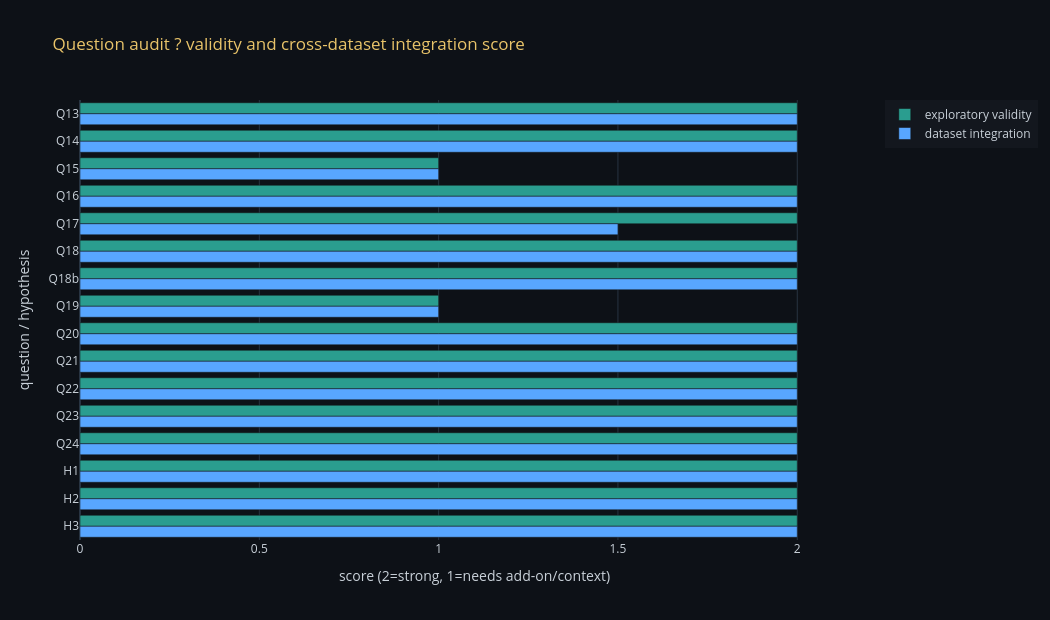

The notebook cell this image was saved under:
### Code cell
# QUESTION_VALIDITY_REVIEW ? audit every analysis question before adding extra visuals.
question_review = pd.DataFrame([
    {'section':'Q13', 'question':'Did metro expansion move toward denser population?', 'valid_exploratory':'Yes', 'multi_dataset':'Yes', 'datasets_joined':'S3 metro + Phase 1 population hexes', 'review':'Strong: tests temporal station rollout against local demand.'},
    {'section':'Q14', 'question':'Did post-2014 metro reach Phase-1 ghost terminals?', 'valid_exploratory':'Yes', 'multi_dataset':'Yes', 'datasets_joined':'S3 metro + Phase 1 underused terminals + terminal geographies', 'review':'Strong: directly tests whether new investment covers a Phase-1 gap.'},
    {'section':'Q15', 'question':'How fast did the metro network grow over time?', 'valid_exploratory':'Partial', 'multi_dataset':'Weak before add-on', 'datasets_joined':'S3 metro; add-on relates growth to persistent Phase-1 ghost-terminal burden', 'review':'Useful context, but on its own it is descriptive. Needs the added gap-context view to support the thesis.'},
    {'section':'Q16', 'question':'Did fastest-growing districts receive new-mode coverage?', 'valid_exploratory':'Yes', 'multi_dataset':'Yes', 'datasets_joined':'S6 districts + S3/S4/S5 integrated stations', 'review':'Strong: connects demographic growth to infrastructure coverage.'},
    {'section':'Q17', 'question':'Are dense hexes also underserved?', 'valid_exploratory':'Yes', 'multi_dataset':'Mostly Phase 1', 'datasets_joined':'Phase 1 population + Phase 1 underserved score', 'review':'Valid as a baseline demand screen; add-on helps convert the scatter into target tiers.'},
    {'section':'Q18', 'question':'Does informal share vary with density and motorization?', 'valid_exploratory':'Yes', 'multi_dataset':'Yes', 'datasets_joined':'Phase 1 modal share + Phase 1 population hexes + S7 vehicles', 'review':'Strong after S7 motorization context: tests whether informal transport is demand- or car-substitution driven.'},
    {'section':'Q18b', 'question':'Which new modes close Phase-1 structural gaps?', 'valid_exploratory':'Yes', 'multi_dataset':'Yes', 'datasets_joined':'S3/S4/S5 modes + four Phase-1 gap geographies', 'review':'One of the strongest thesis cells: mode-by-gap coverage matrix.'},
    {'section':'Q19', 'question':'How complete is GTFS coverage by agency?', 'valid_exploratory':'Partial', 'multi_dataset':'Weak before add-on', 'datasets_joined':'GTFS routes; add-on compares with Phase 1 informal route inventory', 'review':'Useful data-inventory question, but not enough as analysis unless tied to the formal/informal data asymmetry.'},
    {'section':'Q20', 'question':'Does BRT sit on pre-existing informal demand?', 'valid_exploratory':'Yes', 'multi_dataset':'Yes', 'datasets_joined':'S5 BRT + Phase 1 informal boarding/stop data', 'review':'Strong: distinguishes demand-responsive BRT from greenfield planning.'},
    {'section':'Q21', 'question':'Is informal travel more expensive per km than formal travel?', 'valid_exploratory':'Yes', 'multi_dataset':'Yes', 'datasets_joined':'S1 GTFS fares/shapes + Phase 1 route lengths/vehicle types', 'review':'Strong affordability angle, with method caveat for approximated informal fare.'},
    {'section':'Q22', 'question':'Which districts receive fewer metro stations than population predicts?', 'valid_exploratory':'Yes', 'multi_dataset':'Yes', 'datasets_joined':'S6 district population/centroids + S3 metro stations', 'review':'Strong: produces an interpretable priority ranking.'},
    {'section':'Q23', 'question':'Is Adly Mansour genuinely multimodal or just politically selected?', 'valid_exploratory':'Yes', 'multi_dataset':'Yes', 'datasets_joined':'Integrated formal modes + Phase 1 informal terminals', 'review':'Strong node-level synthesis; random benchmark prevents overclaiming.'},
    {'section':'Q24', 'question':'Can districts be segmented into rollout/market archetypes?', 'valid_exploratory':'Yes', 'multi_dataset':'Yes', 'datasets_joined':'S6 demographics + S3/S4/S5 coverage + Phase 1 informal stops', 'review':'Strong exploratory clustering; useful for Masari prioritization if caveats are kept.'},
    {'section':'H1', 'question':'Do dense districts receive fewer stations per capita, and is the mismatch spatially clustered?', 'valid_exploratory':'Yes', 'multi_dataset':'Yes', 'datasets_joined':'Q24 district features + spatial centroids', 'review':'Strong inferential extension of Q22/Q24.'},
    {'section':'H2', 'question':'Does LRT have a catchment-population deficit versus recent metro?', 'valid_exploratory':'Yes', 'multi_dataset':'Yes', 'datasets_joined':'S4 LRT + S3 metro + Phase 1 population hexes', 'review':'Strong hypothesis test; directly supports the empty-corridor finding.'},
    {'section':'H3', 'question':'Does BRT align with informal demand better than random corridors?', 'valid_exploratory':'Yes', 'multi_dataset':'Yes', 'datasets_joined':'S5 BRT + Phase 1 informal boarding demand', 'review':'Strong positive-counterexample hypothesis.'},
])
show_df(question_review, title='Question validity audit ? does each question add value and merge datasets?',
        caption='Partial questions are kept only because the added visuals below tie them back to Phase-1 gaps or formal/informal asymmetry.',
        highlight_col='multi_dataset', max_rows=20)

score_map = {'Yes': 2, 'Partial': 1, 'Weak before add-on': 1, 'Mostly Phase 1': 1.5}
plot_review = question_review.copy()
plot_review['valid_score'] = plot_review['valid_exploratory'].map(score_map).fillna(0)
plot_review['merge_score'] = plot_review['multi_dataset'].map(score_map).fillna(0)
fig = go.Figure()
fig.add_trace(go.Bar(y=plot_review['section'], x=plot_review['valid_score'], orientation='h', name='exploratory validity', marker_color='#2A9D8F'))
fig.add_trace(go.Bar(y=plot_review['section'], x=plot_review['merge_score'], orientation='h', name='dataset integration', marker_color='#58A6FF'))
fig.update_layout(template='plotly_dark', paper_bgcolor=BG, plot_bgcolor=BG, barmode='group',
    title=dict(text='Question audit ? validity and cross-dataset integration score', font=dict(color='#E9C46A')),
    xaxis=dict(title='score (2=strong, 1=needs add-on/context)', range=[0,2.2], color=TXT),
    yaxis=dict(title='question / hypothesis', color=TXT, autorange='reversed'),
    font=dict(color=TXT), height=620, width=1050,
    legend=dict(bgcolor='rgba(22,27,34,0.7)', bordercolor='rgba(88,166,255,0.2)'))
fig.show()

### Figure 1 — Plotly figure (JSON) as saved in the notebook; plotly's stock layout.template omitted (floating-point values rounded to 4 significant figures)
{"data": [{"marker": {"color": "#2A9D8F"}, "name": "exploratory validity", "orientation": "h", "type": "bar", "x": [2.0, 2.0, 1.0, 2.0, 2.0, 2.0, 2.0, 1.0, 2.0, 2.0, 2.0, 2.0, 2.0, 2.0, 2.0, 2.0], "y": ["Q13", "Q14", "Q15", "Q16", "Q17", "Q18", "Q18b", "Q19", "Q20", "Q21", "Q22", "Q23", "Q24", "H1", "H2", "H3"]}, {"marker": {"color": "#58A6FF"}, "name": "dataset integration", "orientation": "h", "type": "bar", "x": [2.0, 2.0, 1.0, 2.0, 1.5, 2.0, 2.0, 1.0, 2.0, 2.0, 2.0, 2.0, 2.0, 2.0, 2.0, 2.0], "y": ["Q13", "Q14", "Q15", "Q16", "Q17", "Q18", "Q18b", "Q19", "Q20", "Q21", "Q22", "Q23", "Q24", "H1", "H2", "H3"]}], "layout": {"barmode": "group", "font": {"color": "#C9D1D9"}, "height": 620, "legend": {"bgcolor": "rgba(22,27,34,0.7)", "bordercolor": "rgba(88,166,255,0.2)"}, "paper_bgcolor": "#0D1117", "plot_bgcolor": "#0D1117", "title": {"font": {"color": "#E9C46A"}, "text": "Question audit ? validity and cross-dataset integration score"}, "width": 1050, "xaxis": {"color": "#C9D1D9", "range": [0, 2.2], "title": {"text": "score (2=strong, 1=needs add-on/context)"}}, "yaxis": {"autorange": "reversed", "color": "#C9D1D9", "title": {"text": "question / hypothesis"}}}}
